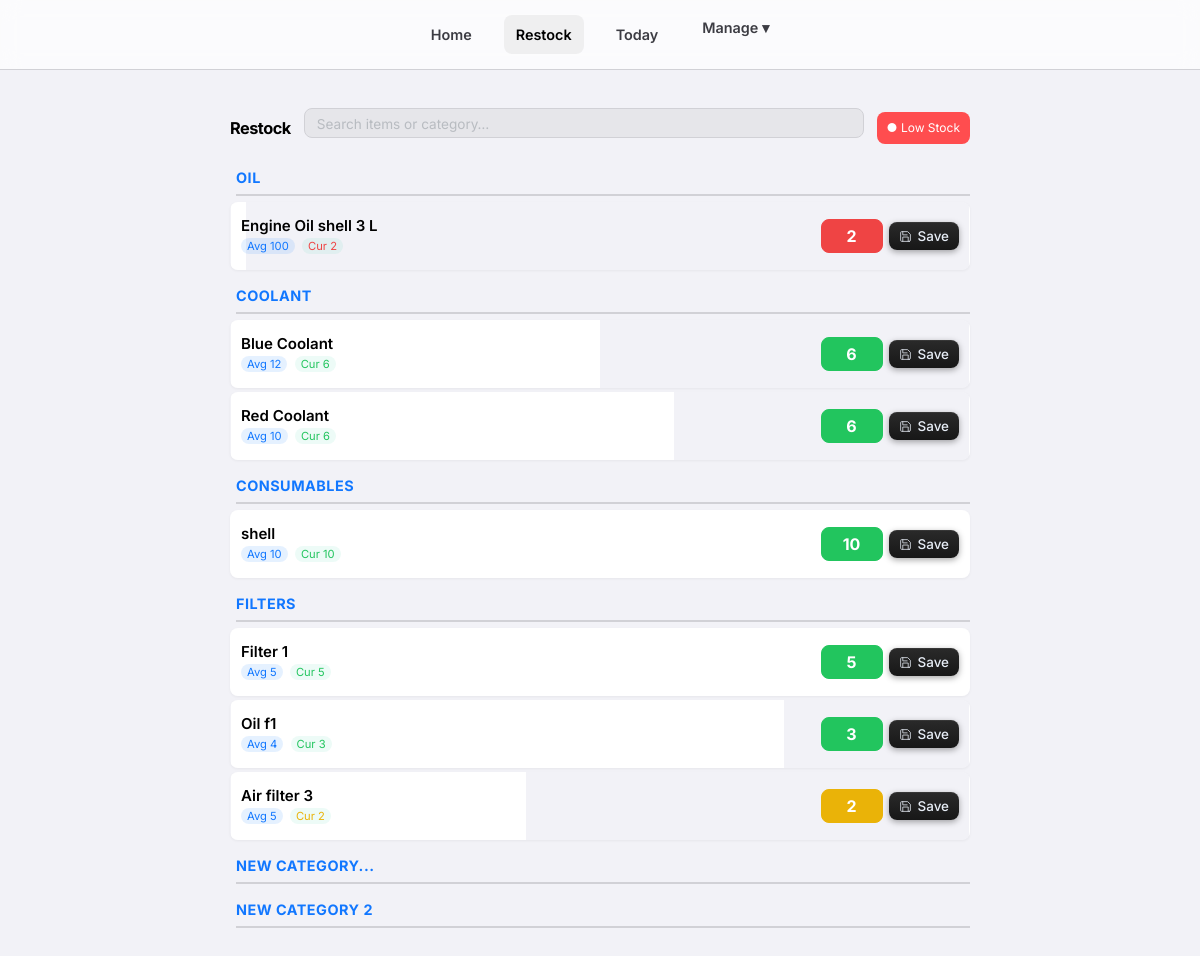
Before: /stock/ (signed in) with the older database file.
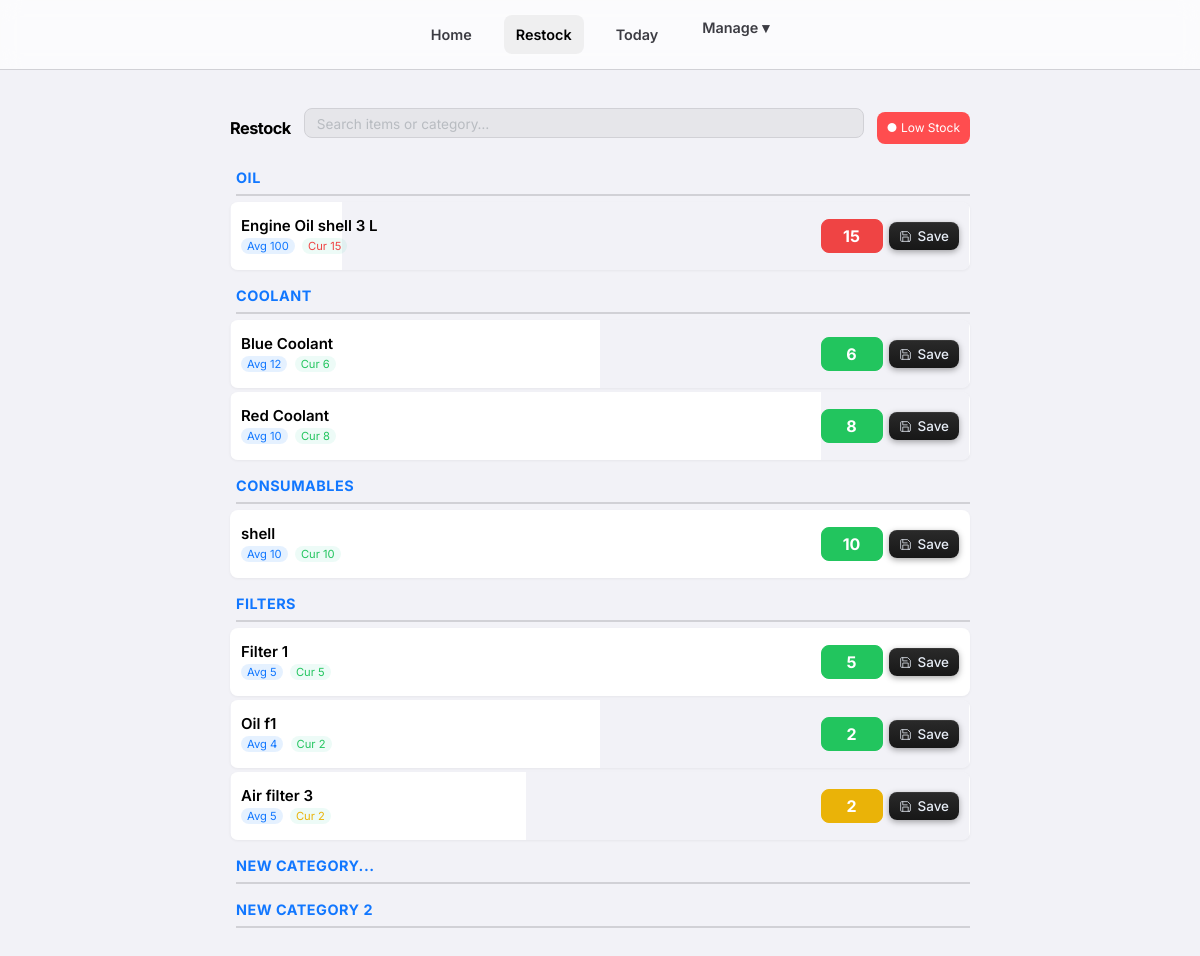
After: the same page with the newer database file.
### consumables/models.py (models this page shows, shortened)
class Item(models.Model):
    category = models.ForeignKey(Category, related_name='items', on_delete=models.CASCADE)
    subcategory = models.ForeignKey(SubCategory, related_name='items', on_delete=models.SET_NULL, null=True, blank=True)
    name = models.CharField(max_length=200)
    average_stock = models.IntegerField(default=0, help_text="Ideal stock level for calculation")
    current_stock = models.IntegerField(default=0)
    score = models.IntegerField(default=1, help_text="Credits earned per unit taken")
    class Meta:
        constraints = [
            models.UniqueConstraint(
                fields=['category', 'name'],
                condition=models.Q(subcategory__isnull=True),
                name='unique_direct_item_idx'
            ),
            models.UniqueConstraint(
                fields=['subcategory', 'name'],
                name='unique_subcategory_item_idx'
            )
        ]
    def stock_percentage(self):
        if self.average_stock <= 0:
            return 100 # Default to full/green if no average set to avoid div/0 error showing red
        return (self.current_stock / self.average_stock) * 100
    def stock_status_color(self):
        pct = self.stock_percentage()
        if pct < 25:
            return "#ef4444" # Red
        elif pct < 50:
            return "#eab308" # Yellow
        else:
            return "#22c55e" # Green

### consumables/views.py (the view)
# urls.py: path('stock/', views.stock_list, name='stock_list'),
@login_required
def stock_list(request):
    categories = Category.objects.prefetch_related('items').all()
    return render(request, 'consumables/stock_list.html', {'categories': categories})

### consumables/templates/consumables/stock_list.html (shortened to what this page needs)
{% extends 'consumables/base.html' %}
{% block content %}
<div class="restock-container">
    <div class="top-row">
        <h2>Restock</h2>
        <div class="search-container">
            <input id="restockSearch" class="tiny-search" type="text" placeholder="Search items or category…">
        </div>
        <a href="{% url 'low_stock_list' %}" class="low-stock-btn">
            ● Low Stock
        </a>
    </div>
    {% for category in categories %}
    <div class="category-section">
        <h3 class="category-title">{{ category.name }}</h3>
        {% for item in category.items.all %}
        <form method="post" action="{% url 'update_stock' item.id %}" class="item-card" data-default-display="flex"
            style="background: linear-gradient(90deg, var(--card-bg) {{ item.stock_percentage|floatformat:0 }}%, transparent {{ item.stock_percentage|floatformat:0 }}%);">
            <div class="item-info">
                <div class="item-name">
                    {{ item.name }}
                </div>
                <div class="item-stock">
                    <span class="stock-badge avg-badge">Avg {{ item.average_stock }}</span>
                    <span class="stock-badge cur-badge" style="color:{{ item.stock_status_color }}">
                        Cur {{ item.current_stock }}
                    </span>
                </div>
            </div>
            <div class="controls">
                <input type="number" name="current_stock" value="{{ item.current_stock }}" inputmode="numeric"
                    style="background-color: {{ item.stock_status_color }}; border-color: {{ item.stock_status_color }}; color: white; font-weight: bold;">
                <button type="submit" class="btn-save">
                    <svg viewBox="0 0 24 24" fill="none" stroke="currentColor" stroke-width="1.6" stroke-linecap="round"
                        stroke-linejoin="round">
                        <path d="M19 21H5a2 2 0 0 1-2-2V5a2 2 0 0 1 2-2h11l5 5v11a2 2 0 0 1-2 2z" />
                        <path d="M17 21v-8H7v8" />
                        <path d="M7 3v6h8" />
                    </svg>
                    Save
                </button>
            </div>
        </form>
        {% endfor %}
    </div>
    {% endfor %}
</div>
{% endblock %}

Changed rows visible on the page:
changed Item "Engine Oil shell 3 L": current_stock "2" → "15"
changed Item "Red Coolant": current_stock "6" → "8"
changed Item "Oil f1": current_stock "3" → "2"
